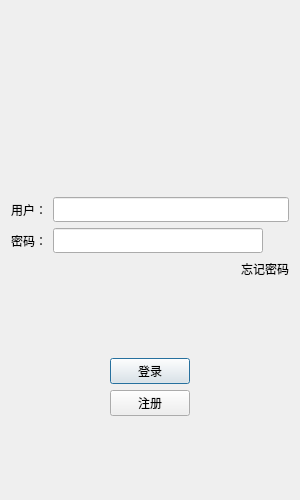
<?xml version="1.0" encoding="UTF-8"?>
<ui version="4.0">
 <class>LoginDialog</class>
 <widget class="QDialog" name="LoginDialog">
  <property name="geometry">
   <rect>
    <x>0</x>
    <y>0</y>
    <width>300</width>
    <height>500</height>
   </rect>
  </property>
  <property name="minimumSize">
   <size>
    <width>300</width>
    <height>500</height>
   </size>
  </property>
  <property name="maximumSize">
   <size>
    <width>300</width>
    <height>500</height>
   </size>
  </property>
  <property name="windowTitle">
   <string>Dialog</string>
  </property>
  <layout class="QVBoxLayout" name="verticalLayout">
   <item>
    <spacer name="verticalSpacer_5">
     <property name="orientation">
      <enum>Qt::Vertical</enum>
     </property>
     <property name="sizeHint" stdset="0">
      <size>
       <width>20</width>
       <height>40</height>
      </size>
     </property>
    </spacer>
   </item>
   <item>
    <layout class="QHBoxLayout" name="horizontalLayout_6">
     <item>
      <widget class="QLabel" name="tip_label">
       <property name="text">
        <string/>
       </property>
       <property name="alignment">
        <set>Qt::AlignCenter</set>
       </property>
      </widget>
     </item>
    </layout>
   </item>
   <item>
    <layout class="QGridLayout" name="gridLayout">
     <item row="1" column="0">
      <widget class="QLabel" name="icon_label">
       <property name="text">
        <string/>
       </property>
       <property name="pixmap">
        <pixmap resource="res.qrc">:/images/WeChat.jpg</pixmap>
       </property>
       <property name="alignment">
        <set>Qt::AlignCenter</set>
       </property>
      </widget>
     </item>
    </layout>
   </item>
   <item>
    <spacer name="verticalSpacer_4">
     <property name="orientation">
      <enum>Qt::Vertical</enum>
     </property>
     <property name="sizeHint" stdset="0">
      <size>
       <width>20</width>
       <height>40</height>
      </size>
     </property>
    </spacer>
   </item>
   <item>
    <layout class="QHBoxLayout" name="horizontalLayout">
     <item>
      <widget class="QLabel" name="label_2">
       <property name="minimumSize">
        <size>
         <width>0</width>
         <height>25</height>
        </size>
       </property>
       <property name="maximumSize">
        <size>
         <width>16777215</width>
         <height>25</height>
        </size>
       </property>
       <property name="text">
        <string>用户：</string>
       </property>
      </widget>
     </item>
     <item>
      <widget class="QLineEdit" name="user_edit">
       <property name="minimumSize">
        <size>
         <width>0</width>
         <height>25</height>
        </size>
       </property>
       <property name="maximumSize">
        <size>
         <width>16777215</width>
         <height>25</height>
        </size>
       </property>
      </widget>
     </item>
    </layout>
   </item>
   <item>
    <layout class="QHBoxLayout" name="horizontalLayout_2">
     <item>
      <widget class="QLabel" name="label_3">
       <property name="minimumSize">
        <size>
         <width>0</width>
         <height>25</height>
        </size>
       </property>
       <property name="maximumSize">
        <size>
         <width>16777215</width>
         <height>25</height>
        </size>
       </property>
       <property name="text">
        <string>密码：</string>
       </property>
      </widget>
     </item>
     <item>
      <widget class="QLineEdit" name="pass_edit">
       <property name="minimumSize">
        <size>
         <width>0</width>
         <height>25</height>
        </size>
       </property>
       <property name="maximumSize">
        <size>
         <width>16777215</width>
         <height>25</height>
        </size>
       </property>
      </widget>
     </item>
     <item>
      <widget class="ClickLabel" name="pass_visible">
       <property name="minimumSize">
        <size>
         <width>20</width>
         <height>20</height>
        </size>
       </property>
       <property name="maximumSize">
        <size>
         <width>20</width>
         <height>20</height>
        </size>
       </property>
       <property name="text">
        <string/>
       </property>
      </widget>
     </item>
    </layout>
   </item>
   <item>
    <layout class="QHBoxLayout" name="horizontalLayout_3">
     <item>
      <spacer name="horizontalSpacer">
       <property name="orientation">
        <enum>Qt::Horizontal</enum>
       </property>
       <property name="sizeHint" stdset="0">
        <size>
         <width>40</width>
         <height>20</height>
        </size>
       </property>
      </spacer>
     </item>
     <item>
      <widget class="ClickLabel" name="forget_label">
       <property name="minimumSize">
        <size>
         <width>0</width>
         <height>20</height>
        </size>
       </property>
       <property name="maximumSize">
        <size>
         <width>16777215</width>
         <height>20</height>
        </size>
       </property>
       <property name="text">
        <string>忘记密码</string>
       </property>
      </widget>
     </item>
    </layout>
   </item>
   <item>
    <spacer name="verticalSpacer">
     <property name="orientation">
      <enum>Qt::Vertical</enum>
     </property>
     <property name="sizeHint" stdset="0">
      <size>
       <width>20</width>
       <height>40</height>
      </size>
     </property>
    </spacer>
   </item>
   <item>
    <layout class="QHBoxLayout" name="horizontalLayout_4">
     <item>
      <spacer name="horizontalSpacer_2">
       <property name="orientation">
        <enum>Qt::Horizontal</enum>
       </property>
       <property name="sizeHint" stdset="0">
        <size>
         <width>40</width>
         <height>20</height>
        </size>
       </property>
      </spacer>
     </item>
     <item>
      <widget class="QPushButton" name="login_btn">
       <property name="text">
        <string>登录</string>
       </property>
      </widget>
     </item>
     <item>
      <spacer name="horizontalSpacer_3">
       <property name="orientation">
        <enum>Qt::Horizontal</enum>
       </property>
       <property name="sizeHint" stdset="0">
        <size>
         <width>40</width>
         <height>20</height>
        </size>
       </property>
      </spacer>
     </item>
    </layout>
   </item>
   <item>
    <layout class="QHBoxLayout" name="horizontalLayout_5">
     <item>
      <spacer name="horizontalSpacer_4">
       <property name="orientation">
        <enum>Qt::Horizontal</enum>
       </property>
       <property name="sizeHint" stdset="0">
        <size>
         <width>40</width>
         <height>20</height>
        </size>
       </property>
      </spacer>
     </item>
     <item>
      <widget class="QPushButton" name="reg_btn">
       <property name="text">
        <string>注册</string>
       </property>
      </widget>
     </item>
     <item>
      <spacer name="horizontalSpacer_5">
       <property name="orientation">
        <enum>Qt::Horizontal</enum>
       </property>
       <property name="sizeHint" stdset="0">
        <size>
         <width>40</width>
         <height>20</height>
        </size>
       </property>
      </spacer>
     </item>
    </layout>
   </item>
   <item>
    <spacer name="verticalSpacer_2">
     <property name="orientation">
      <enum>Qt::Vertical</enum>
     </property>
     <property name="sizeHint" stdset="0">
      <size>
       <width>20</width>
       <height>40</height>
      </size>
     </property>
    </spacer>
   </item>
  </layout>
 </widget>
 <customwidgets>
  <customwidget>
   <class>ClickLabel</class>
   <extends>QLabel</extends>
   <header>clicklabel.h</header>
  </customwidget>
 </customwidgets>
 <resources>
  <include location="res.qrc"/>
 </resources>
 <connections/>
</ui>
